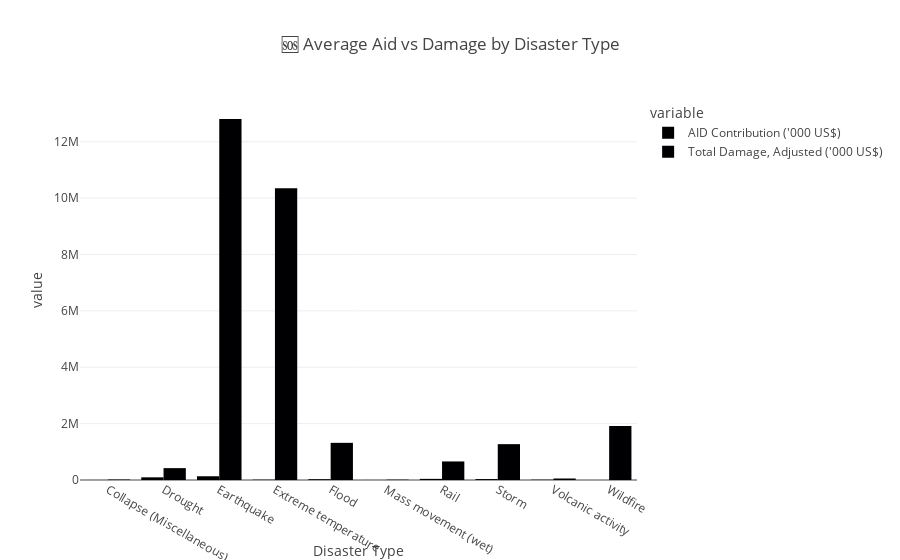

Notebook source saved alongside this figure:
### Code cell
import plotly.express as px
from google.colab import files

# Filter rows with valid aid & damage data
aid_df = df[[
    'Disaster Type',
    "AID Contribution ('000 US$)",
    "Total Damage, Adjusted ('000 US$)"
]].dropna()

# Compute average aid and damage per disaster type
aid_avg = aid_df.groupby('Disaster Type').mean(numeric_only=True).reset_index()

# Create grouped bar chart
fig = px.bar(
    aid_avg,
    x='Disaster Type',
    y=["AID Contribution ('000 US$)", "Total Damage, Adjusted ('000 US$)"],
    barmode='group',
    title='🆘 Average Aid vs Damage by Disaster Type'
)

# Show interactive chart
fig.show()

# Save as interactive HTML and offer download
fig.write_html("aid_vs_damage_bar.html")
files.download("aid_vs_damage_bar.html")

### Figure 1 — Plotly figure (JSON) as saved in the notebook; plotly's stock layout.template omitted (floating-point values rounded to 4 significant figures)
{"data": [{"alignmentgroup": "True", "hovertemplate": "variable=AID Contribution ('000 US$)<br>Disaster Type=%{x}<br>value=%{y}<extra></extra>", "legendgroup": "AID Contribution ('000 US$)", "marker": {"color": "#000001", "pattern": {"shape": ""}}, "name": "AID Contribution ('000 US$)", "offsetgroup": "AID Contribution ('000 US$)", "orientation": "v", "showlegend": true, "textposition": "auto", "x": ["Collapse (Miscellaneous)", "Drought", "Earthquake", "Extreme temperature", "Flood", "Mass movement (wet)", "Rail", "Storm", "Volcanic activity", "Wildfire"], "xaxis": "x", "y": [1466, 95080.0, 132900.0, 10789, 28470.0, 1517.0, 40003, 33290.0, 10570.0, 703], "yaxis": "y", "type": "bar"}, {"alignmentgroup": "True", "hovertemplate": "variable=Total Damage, Adjusted ('000 US$)<br>Disaster Type=%{x}<br>value=%{y}<extra></extra>", "legendgroup": "Total Damage, Adjusted ('000 US$)", "marker": {"color": "#000002", "pattern": {"shape": ""}}, "name": "Total Damage, Adjusted ('000 US$)", "offsetgroup": "Total Damage, Adjusted ('000 US$)", "orientation": "v", "showlegend": true, "textposition": "auto", "x": ["Collapse (Miscellaneous)", "Drought", "Earthquake", "Extreme temperature", "Flood", "Mass movement (wet)", "Rail", "Storm", "Volcanic activity", "Wildfire"], "xaxis": "x", "y": [16940, 421000.0, 12810000.0, 10350000.0, 1319000.0, 11660.0, 658175, 1272000.0, 53227, 1919000.0], "yaxis": "y", "type": "bar"}], "layout": {"xaxis": {"anchor": "y", "domain": [0, 1], "title": {"text": "Disaster Type"}}, "yaxis": {"anchor": "x", "domain": [0, 1], "title": {"text": "value"}}, "legend": {"title": {"text": "variable"}, "tracegroupgap": 0}, "title": {"text": "🆘 Average Aid vs Damage by Disaster Type"}, "barmode": "group"}}
